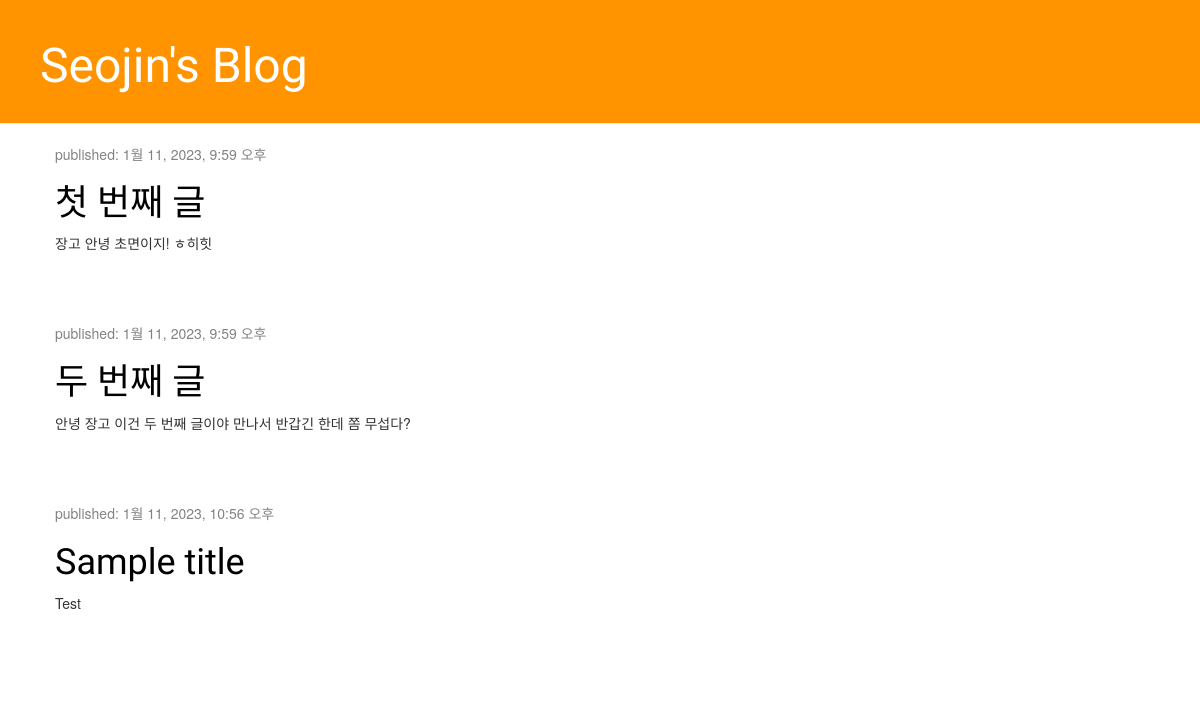
Before: / with the older database file.
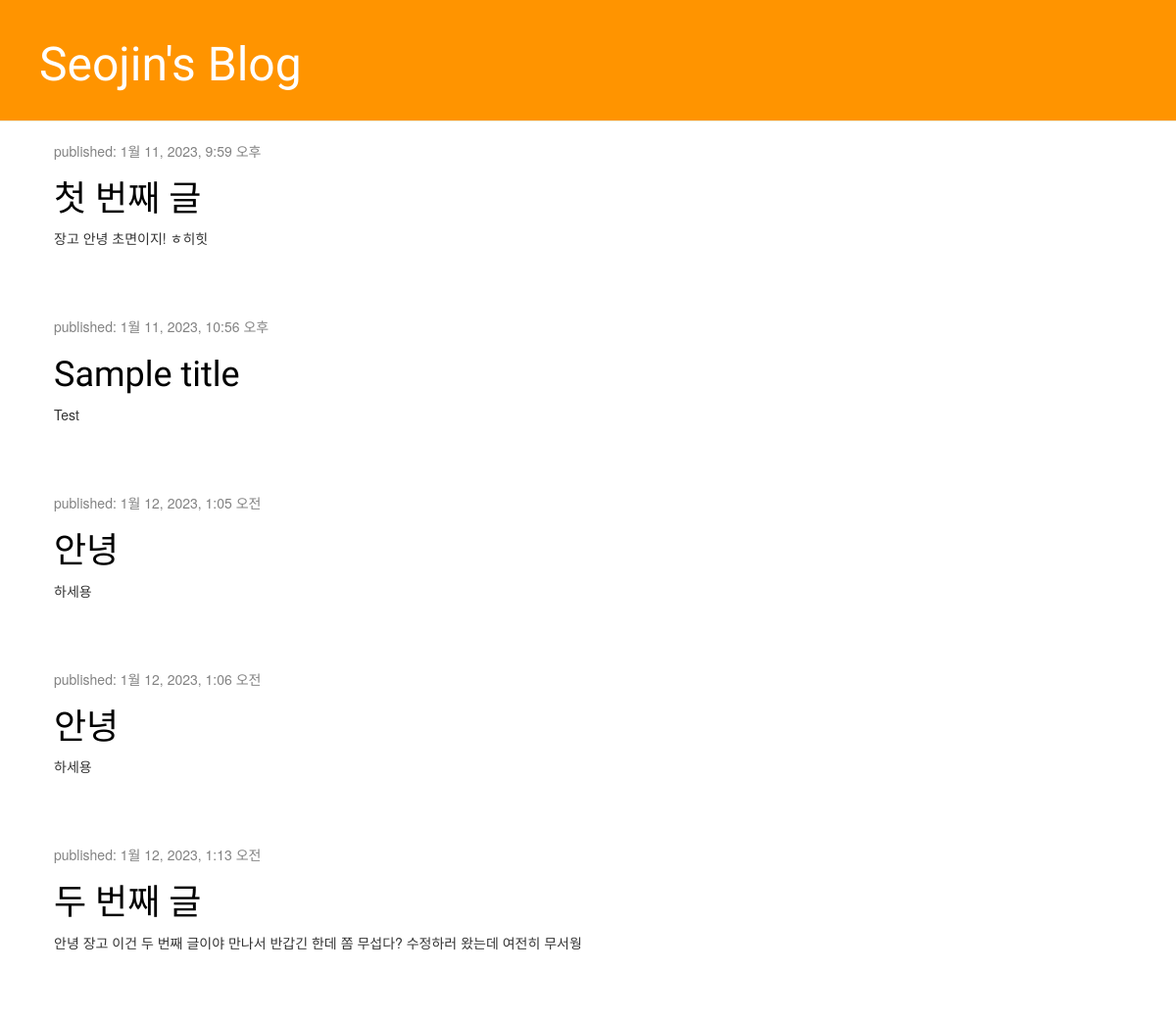
After: the same page with the newer database file.
### blog/models.py (models this page shows, shortened)
class Post(models.Model):
    author = models.ForeignKey(settings.AUTH_USER_MODEL, on_delete=models.CASCADE)
    title = models.CharField(max_length=200)
    text = models.TextField()
    created_date = models.DateTimeField(
        default=timezone.now)
    published_date = models.DateTimeField(
        blank=True, null=True)

### blog/views.py (the view)
# urls.py: path('', views.post_list, name = 'post_list'),
def post_list(request):
    posts = Post.objects.filter(published_date__lte=timezone.now()).order_by('published_date')
    return render(request, 'blog/post_list.html', {'posts' : posts})

### blog/templates/blog/post_list.html (shortened to what this page needs)
{% extends 'blog/base.html' %}
{% load static %}
        {% block content %}
            {% for post in posts %}
                <div class="post">
                    <div class="date">
                        <p>published: {{ post.published_date }}</p>
                    </div>
                    <h1><a href="{% url 'post_detail' pk=post.pk %}">{{ post.title }}</a></h1>
                    <p>{{ post.text|linebreaksbr }}</p>
                </div>
            {% endfor %}
        {% endblock %}

Changed rows visible on the page:
shown differently, row unchanged: Post "Sample title": moves up the list
added Post: published_date "1월 12, 2023, 1:05 오전", title "안녕", text "하세용"
added Post: published_date "1월 12, 2023, 1:06 오전", title "안녕", text "하세용"
changed Post "두 번째 글": published_date "1월 11, 2023, 9:59 오후" → "1월 12, 2023, 1:13 오전"; text "안녕 장고 이건 두 번째 글이야 만나서 반갑긴 한데 쫌 무섭다?" → "안녕 장고 이건 두 번째 글이야 만나서 반갑긴 한데 쫌 무섭다? 수정하러 왔는데 여전히 무서웡"
